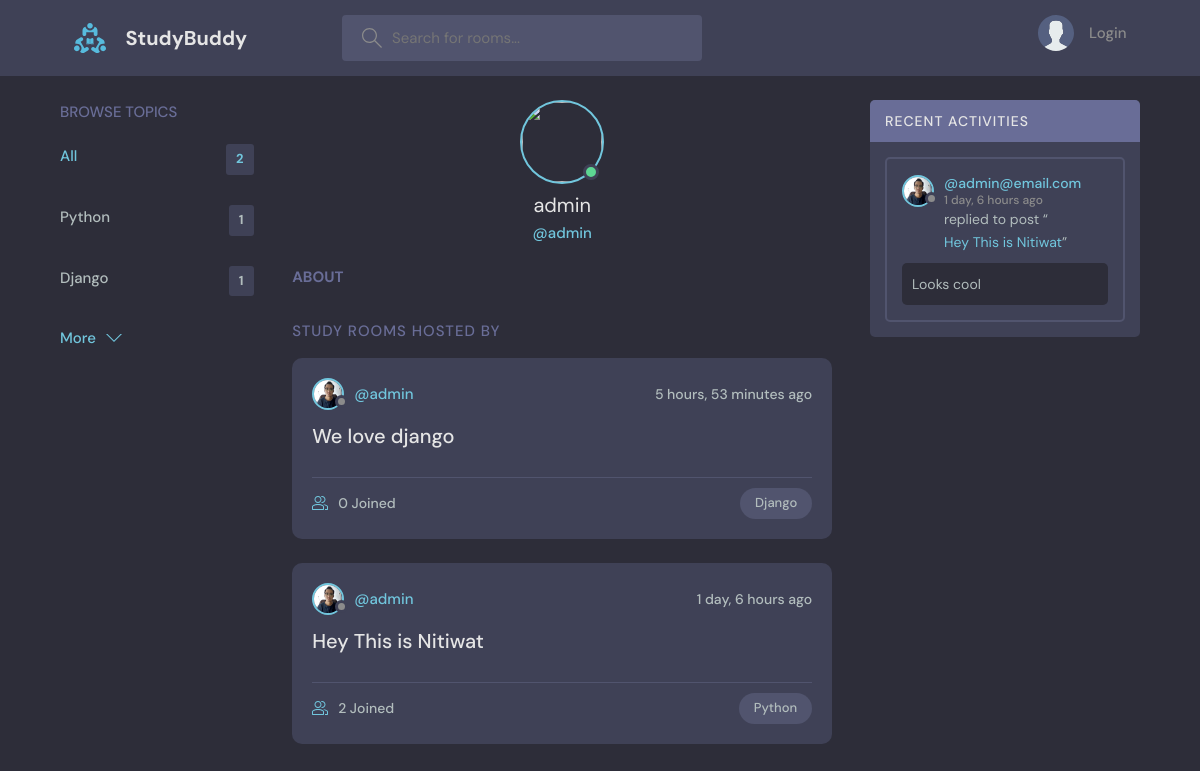
Page /profile/1/ on the committed database.
### base/models.py (models this page shows, shortened)
class Topic(models.Model):
    name = models.CharField(max_length=200)

class User(AbstractUser):
    name = models.CharField(max_length=200, null=True)
    email = models.EmailField(unique=True,null=True)
    bio = models.TextField(null=True)
    avatar = models.ImageField(null=True, default="avatar.svg")
    USERNAME_FIELD =  'email'
    REQUIRED_FIELDS = []

class Room(models.Model):
    host = models.ForeignKey(User, on_delete=models.SET_NULL, null=True)
    topic = models.ForeignKey(Topic, on_delete=models.SET_NULL, null=True)
    name = models.CharField(max_length=200)
    description =  models.TextField(null=True, blank=True)
    participants = models.ManyToManyField(User, related_name='participants', blank=True)
    updated = models.DateTimeField(auto_now=True)
    created = models.DateTimeField(auto_now_add=True)
    class Meta:
        ordering = ['-updated', '-created']
    def __str__(self) -> str:
        return self.name

class Message(models.Model):
    user = models.ForeignKey(User, on_delete=models.CASCADE)
    room = models.ForeignKey(Room, on_delete=models.CASCADE)
    body = models.TextField()
    updated = models.DateTimeField(auto_now=True)
    created = models.DateTimeField(auto_now_add=True)
    class Meta:
        ordering = ['-updated', '-created']

### base/views.py (the view)
# urls.py: path('profile/<int:pk>/', views.userProfile, name='user-profile'),
def userProfile(request, pk):
    user = User.objects.get(id=pk) # Get user 1 id
    rooms = user.room_set.all() # Get all rooms which are under the user
    room_messages = user.message_set.all() # Get all room_messages which are under user
    topics = Topic.objects.all() # Get all topic from models.py
    context = {'user':user,'rooms':rooms, 'room_messages':room_messages, 'topics':topics}
    return render(request, 'base/profile.html', context)

### base/templates/base/profile.html (shortened to what this page needs)
{% extends 'main.html' %}
{% block content %}
  <main class="profile-page layout layout--3">
    <div class="container">
        {% include 'base/topics_component.html' %}
      <div class="roomList">
        <div class="profile">
          <div class="profile__avatar">
            <div class="avatar avatar--large active">
              <img src="{{request.user.avatar.url}}" />
            </div>
          </div>
          <div class="profile__info">
            <h3>{{user.username}}</h3>
            <p>@{{user.username}}</p>
          </div>
          <div class="profile__about">
            <h3>About</h3>
          </div>
        </div>
        <div class="roomList__header">
          <div>
            <h2>Study Rooms Hosted by {{request.user.name}}</a>
            </h2>
          </div>
        </div>
        {% include 'base/feed_component.html' %}
      </div>
      {% include 'base/activity_component.html' %}
    </div>
  </main>
{% endblock %}

### base/templates/base/topics_component.html
<div class="topics">
    <div class="topics__header">
      <h2>Browse Topics</h2>
    </div>
    <ul class="topics__list">
      <li>
        <a href="{% url 'home' %}" class="active">All <span>{{topics.count}}</span></a>
      </li>
      {% for topic in topics %}
      <li>
        <a href="{% url 'home' %}?q={{ topic.name }}">{{ topic.name }}<span>{{topic.room_set.all.count}}</span></a>
      </li>
      {% endfor %}
    </ul>
    <a class="btn btn--link" href="{% url 'topics' %}">
      More
      <svg version="1.1" xmlns="http://www.w3.org/2000/svg" width="32" height="32" viewBox="0 0 32 32">
        <title>chevron-down</title>
        <path d="M16 21l-13-13h-3l16 16 16-16h-3l-13 13z"></path>
      </svg>
    </a>
  </div>

### base/templates/base/feed_component.html (shortened to what this page needs)
{% for room in rooms %}
<div class="roomListRoom">
    <div class="roomListRoom__header">
      <a href="{% url 'user-profile' room.host.id %}" class="roomListRoom__author">
        <div class="avatar avatar--small">
          <img src="{{room.host.avatar.url}}" />
        </div>
        <span>@{{room.host.username}}</span>
      </a>
      <div class="roomListRoom__actions">
        <span>{{room.created|timesince}} ago</span>
      </div>
    </div>
    <div class="roomListRoom__content">
      <a href="{% url 'room' room.id %}">{{room.name}}</a>
    </div>
    <div class="roomListRoom__meta">
      <a href="{% url 'room' room.id %}" class="roomListRoom__joined">
        {{room.participants.all.count}} Joined
      </a>
      <p class="roomListRoom__topic">{{room.topic.name}}</p>
    </div>
  </div>
{% endfor %}

### base/templates/base/activity_component.html (shortened to what this page needs)
<div class="activities">
    <div class="activities__header">
      <h2>Recent Activities</h2>
    </div>
    {% for room_message in room_messages%}
    <div class="activities__box">
      <div class="activities__boxHeader roomListRoom__header">
        <a href="{% url 'user-profile' room_message.user.id %}" class="roomListRoom__author">
          <div class="avatar avatar--small">
            <img src="{{room_message.user.avatar.url}}" />
          </div>
          <p>
            @{{room_message.user}}
            <span>{{room_message.created|timesince}} ago</span>
          </p>
        </a>
      </div>
      <div class="activities__boxContent">
        <p>replied to post “<a href="{% url 'room' room_message.room.id %}">{{room_message.room}}</a>”</p>
        <div class="activities__boxRoomContent">
          {{room_message.body}}
        </div>
      </div>
    </div>
    {% endfor %}
  </div>

### rows in the picture
Topic: name "Python", room_set.all.count "1"
Topic: name "Django", room_set.all.count "1"
User: username "admin"
Room: host.avatar (picture), host.username "admin", created "5 hours, 53 minutes", name "We love django", participants.all.count "0", topic.name "Django"
Room: host.avatar (picture), host.username "admin", created "1 day, 6 hours", name "Hey This is Nitiwat", participants.all.count "2", topic.name "Python"
Message: user.avatar (picture), user "admin@email.com", created "1 day, 6 hours", room "Hey This is Nitiwat", body "Looks cool"

### other values in the picture
{{ topics.count }} "2"
